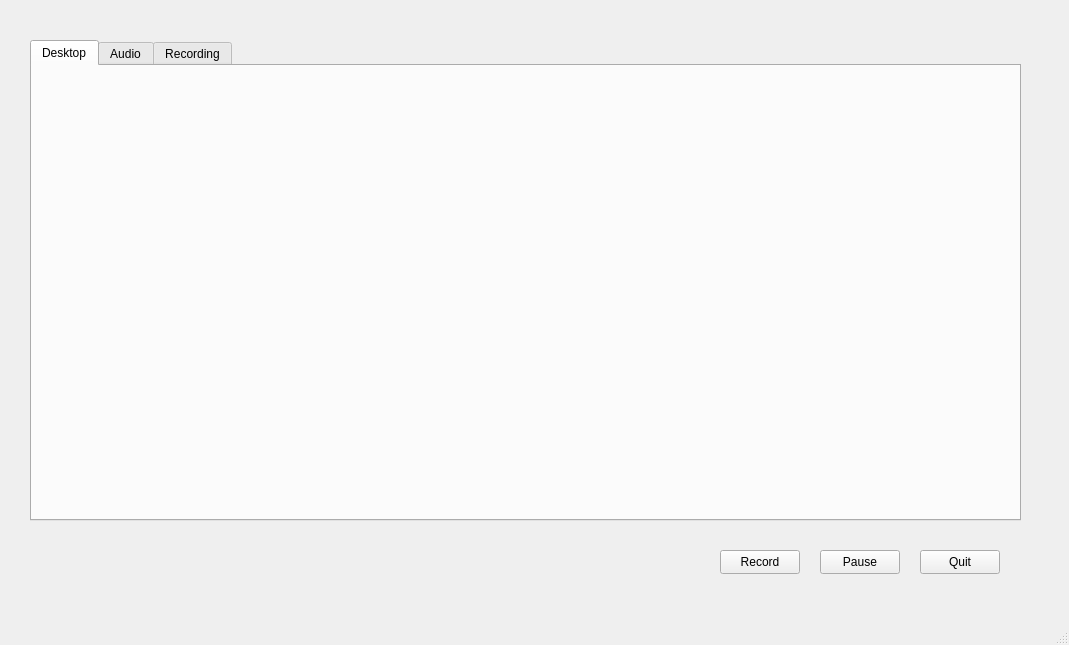
<?xml version="1.0" encoding="UTF-8"?>
<ui version="4.0">
 <class>MainWindow</class>
 <widget class="QMainWindow" name="MainWindow">
  <property name="geometry">
   <rect>
    <x>0</x>
    <y>0</y>
    <width>1069</width>
    <height>645</height>
   </rect>
  </property>
  <property name="windowTitle">
   <string>MainWindow</string>
  </property>
  <widget class="QWidget" name="centralwidget">
   <widget class="QTabWidget" name="tabWidget">
    <property name="geometry">
     <rect>
      <x>30</x>
      <y>40</y>
      <width>991</width>
      <height>481</height>
     </rect>
    </property>
    <property name="currentIndex">
     <number>0</number>
    </property>
    <widget class="QWidget" name="tab">
     <attribute name="title">
      <string>Desktop</string>
     </attribute>
     <widget class="QWidget" name="widget" native="true">
      <property name="geometry">
       <rect>
        <x>10</x>
        <y>10</y>
        <width>971</width>
        <height>431</height>
       </rect>
      </property>
     </widget>
    </widget>
    <widget class="QWidget" name="tab_2">
     <attribute name="title">
      <string>Audio</string>
     </attribute>
    </widget>
    <widget class="QWidget" name="tab_3">
     <attribute name="title">
      <string>Recording</string>
     </attribute>
    </widget>
   </widget>
   <widget class="QPushButton" name="pushButton">
    <property name="geometry">
     <rect>
      <x>720</x>
      <y>550</y>
      <width>80</width>
      <height>24</height>
     </rect>
    </property>
    <property name="text">
     <string>Record</string>
    </property>
   </widget>
   <widget class="QPushButton" name="pushButton_2">
    <property name="geometry">
     <rect>
      <x>820</x>
      <y>550</y>
      <width>80</width>
      <height>24</height>
     </rect>
    </property>
    <property name="text">
     <string>Pause</string>
    </property>
   </widget>
   <widget class="QPushButton" name="pushButton_3">
    <property name="geometry">
     <rect>
      <x>920</x>
      <y>550</y>
      <width>80</width>
      <height>24</height>
     </rect>
    </property>
    <property name="text">
     <string>Quit</string>
    </property>
   </widget>
  </widget>
  <widget class="QMenuBar" name="menubar">
   <property name="geometry">
    <rect>
     <x>0</x>
     <y>0</y>
     <width>1069</width>
     <height>21</height>
    </rect>
   </property>
  </widget>
  <widget class="QStatusBar" name="statusbar"/>
 </widget>
 <resources/>
 <connections/>
</ui>
